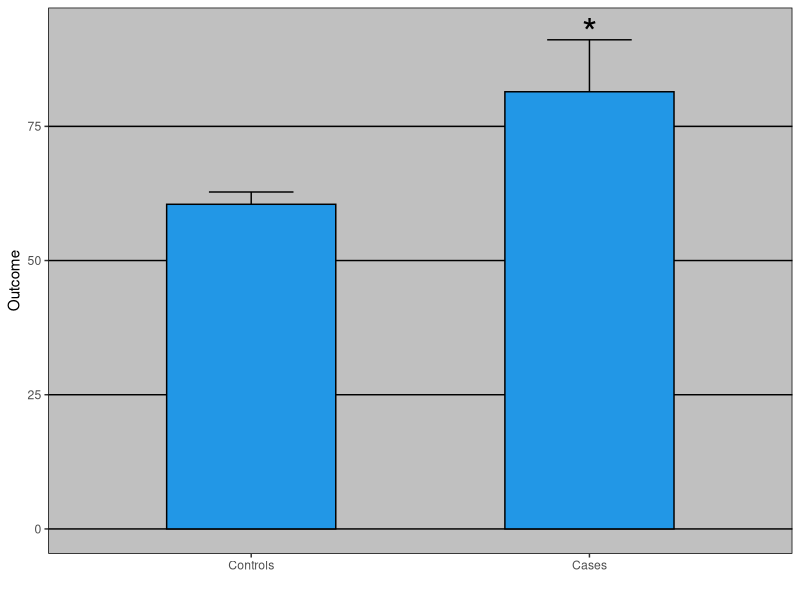
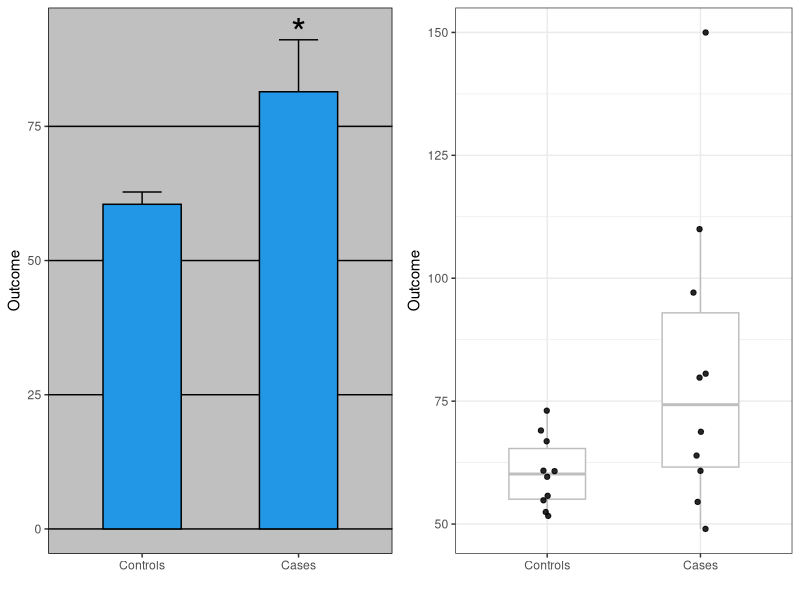
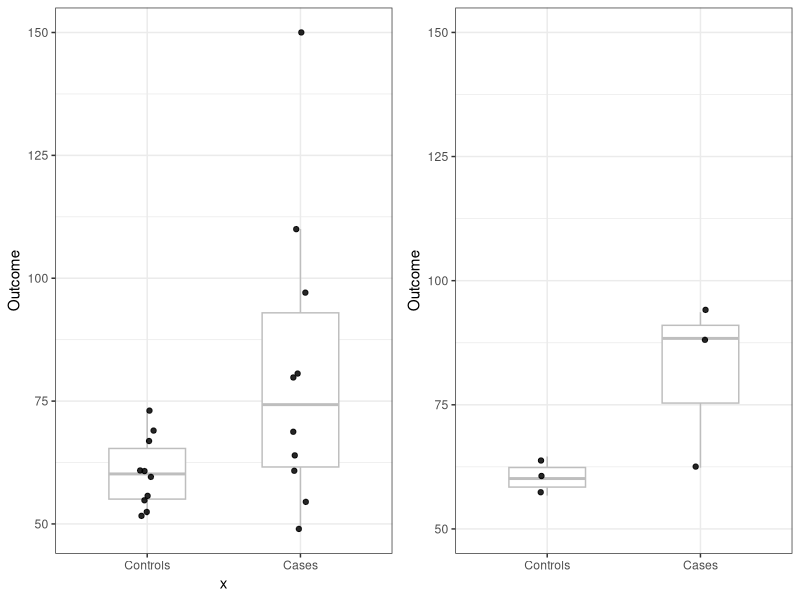
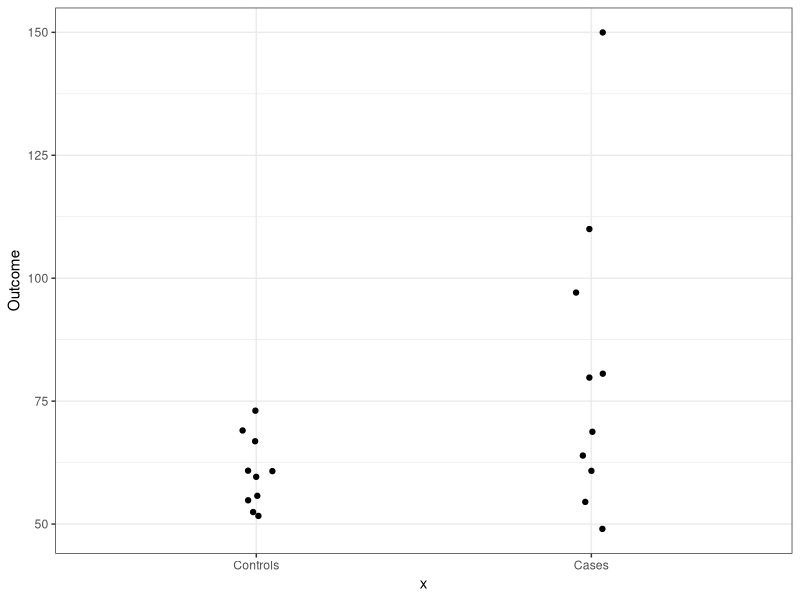
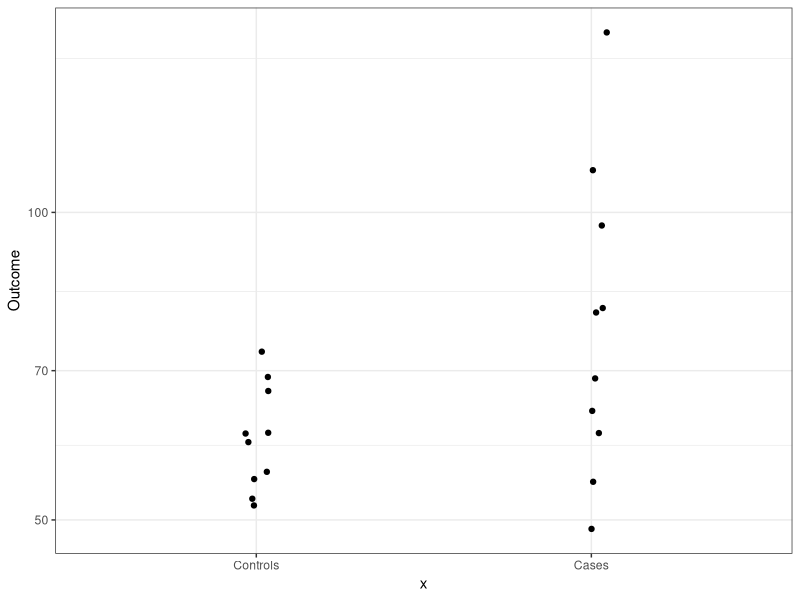
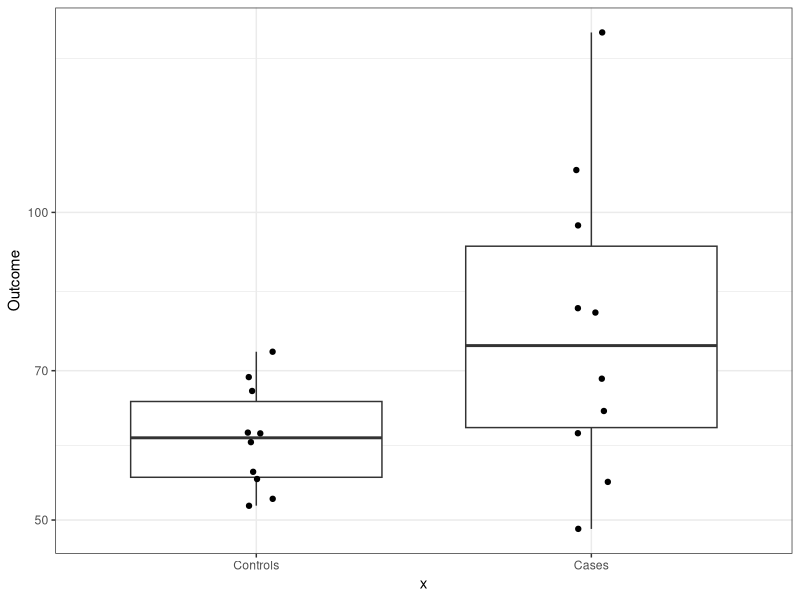
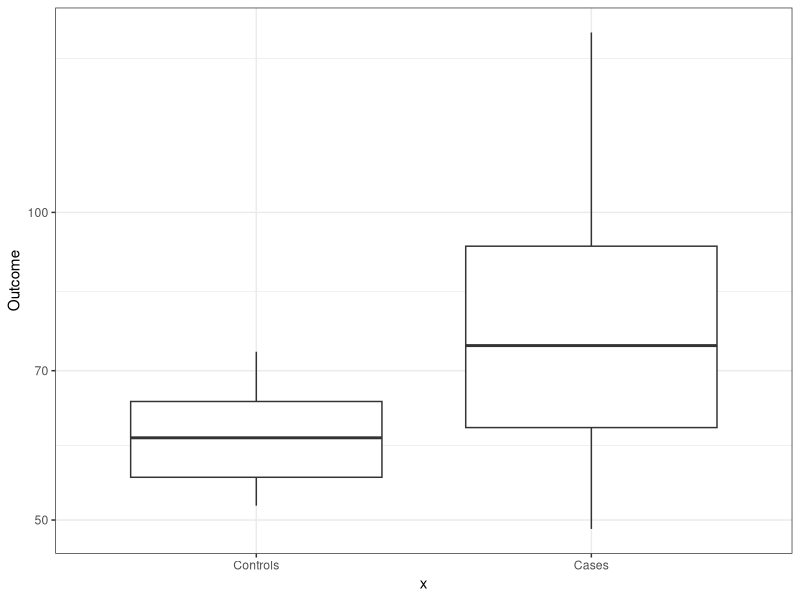
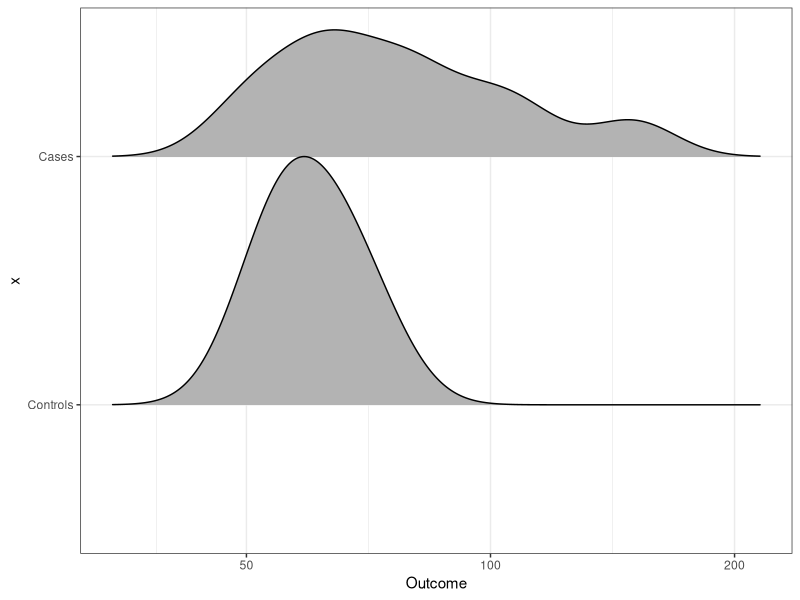

Source code (R) for these figures, in order:
## ---- chunk 1
set.seed(0)
n <- 10
cases <- rnorm(n, log2(64), 0.25)
controls <- rnorm(n, log2(64), 0.25)
cases <- 2^(cases)
controls <- 2^(controls)
cases[1:2] <- c(110, 150) #introduce outliers
dat <- data.frame(x = factor(rep(c("Controls", "Cases"), each = n), 
                             levels = c("Controls", "Cases")),
                             Outcome = c(controls, cases))

library(dplyr)
library(ggthemes)
library(ggplot2)
p1 <- dat %>% group_by(x) %>% summarize(average = mean(Outcome), se=sd(Outcome)/sqrt(n())) %>%
  ggplot(aes(x, average)) + theme_excel() +
  geom_errorbar(aes(ymin = average - se, ymax = average+se), width = 0.25)+
  geom_bar(stat = "identity", width=0.5, fill=4, col = 1) +
  annotate(geom="text", x="Cases", y=92.5, label = "*", cex = 10)+
  xlab("") + ylab("Outcome")
p1
## ---- chunk 2
options(digits = 2)
dat %>% group_by(x) %>% summarize(average = mean(Outcome),  se=sd(Outcome)/sqrt(n())) %>% as.data.frame()
## ---- chunk 3
dslabs::ds_theme_set()
p2 <- ggplot(dat, aes(x, Outcome)) + 
        geom_boxplot(color = "grey", width = 0.5, outlier.shape = NA) +
        geom_jitter(width = 0.05, alpha = 0.85) +
  scale_y_continuous(breaks = seq(50, 150, 25)) + xlab("")
library(gridExtra)
grid.arrange(p1, p2, ncol = 2)
## ---- chunk 4
res <- dat %>% group_by(x) %>% summarize(average = mean(Outcome),  sd=sd(Outcome))
set.seed(2)
n <- 3
x <- rnorm(n,0,1); x <- scale(x)*res$sd[1]*sqrt(n/10)+res$average[1]
y <- rnorm(n,0,1); y <- scale(y)*res$sd[2]*sqrt(n/10)+res$average[2]
p3 <- data.frame(x = factor(rep(c("Controls", "Cases"), 
                                each = n),
                            levels = c("Controls", "Cases")), 
                            Outcome = c(x,y)) %>% 
        ggplot(aes(x, Outcome)) + 
        geom_boxplot(color = "grey", width = 0.5, outlier.shape = NA) +
        geom_jitter(width = 0.05, alpha = 0.85) +
  scale_y_continuous(limits =c(50,150), breaks = seq(50, 150, 25)) + xlab("")
 p2 <- ggplot(dat, aes(x, Outcome)) + 
        geom_boxplot(color = "grey", width = 0.5, outlier.shape = NA) +
        geom_jitter(width = 0.05, alpha = 0.85) +
  scale_y_continuous(breaks = seq(50, 150, 25)) 
grid.arrange(p2, p3, ncol = 2)
## ---- chunk 5
library(tidyverse)
set.seed(0)
n <- 10
cases <- rnorm(n, log2(64), 0.25)
controls <- rnorm(n, log2(64), 0.25)
cases <- 2^(cases)
controls <- 2^(controls)
cases[1:2] <- c(110, 150) #introduce outliers
dat <- data.frame(x = factor(rep(c("Controls", "Cases"), each = n), 
                             levels = c("Controls", "Cases")),
                             Outcome = c(controls, cases))
## ---- chunk 6
dat %>% ggplot(aes(x, Outcome)) + 
        geom_jitter(width = 0.05)
## ---- chunk 7
dat %>% ggplot(aes(x, Outcome)) + 
        geom_jitter(width = 0.05) + 
        scale_y_log10()
## ---- chunk 8
dat %>% ggplot(aes(x, Outcome)) + 
        geom_boxplot() +
        geom_jitter(width = 0.05) + 
        scale_y_log10()
## ---- chunk 9
dat %>% ggplot(aes(x, Outcome)) + 
        geom_boxplot() +
        scale_y_log10()
## ---- chunk 10
library(ggridges)
dat %>% ggplot(aes(Outcome, x)) + 
        scale_x_log10() +
        geom_density_ridges(scale = 1) 
